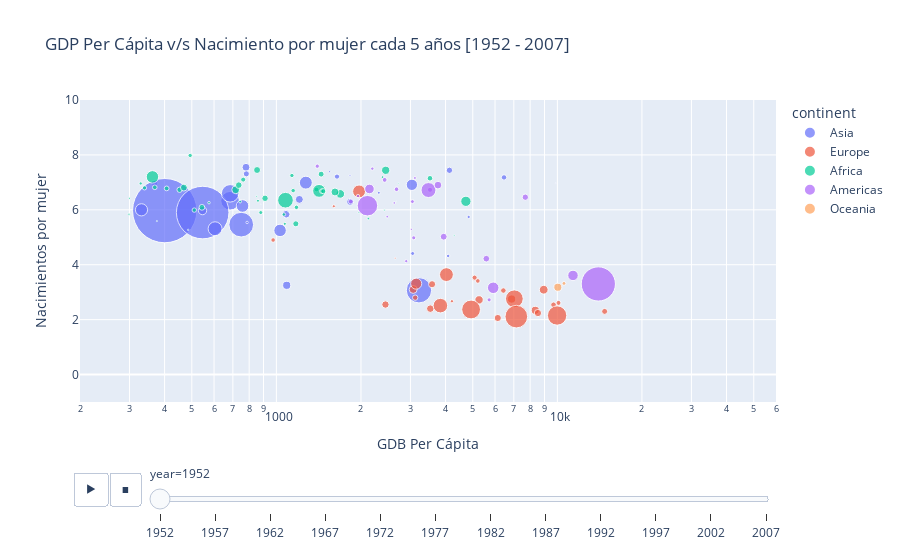

The notebook cell saved with this chart:
### Code cell
px.scatter(df, x="gdpPercap", y= "bornPerwom", animation_frame="year", animation_group="country",
           size="pop", color="continent",hover_name="country", title = 'GDP Per Cápita v/s Nacimiento por mujer cada 5 años [1952 - 2007]',
           log_x=True,
           size_max=70, range_x = [200,60000], range_y=[-1,10],
           labels = {'gdpPercap': 'GDB Per Cápita', 'bornPerwom': 'Nacimientos por mujer'})

### Figure 1 — Plotly figure (JSON) as saved in the notebook; plotly's stock layout.template omitted (floating-point values rounded to 4 significant figures)
{"data": [{"hovertemplate": "<b>%{hovertext}</b><br><br>continent=Asia<br>year=1952<br>GDB Per Cápita=%{x}<br>Nacimientos por mujer=%{y}<br>pop=%{marker.size}<extra></extra>", "hovertext": ["Afghanistan", "Bahrain", "Bangladesh", "Cambodia", "China", "Hong Kong", "India", "Indonesia", "Iran", "Iraq", "Israel", "Japan", "Jordan", "North Korea", "Kuwait", "Lebanon", "Malaysia", "Mongolia", "Myanmar", "Nepal", "Oman", "Pakistan", "Philippines", "Saudi Arabia", "Singapore", "South Korea", "Sri Lanka", "Syria", "Taiwan", "Thailand", "Vietnam", "Yemen"], "ids": ["Afghanistan", "Bahrain", "Bangladesh", "Cambodia", "China", "Hong Kong", "India", "Indonesia", "Iran", "Iraq", "Israel", "Japan", "Jordan", "North Korea", "Kuwait", "Lebanon", "Malaysia", "Mongolia", "Myanmar", "Nepal", "Oman", "Pakistan", "Philippines", "Saudi Arabia", "Singapore", "South Korea", "Sri Lanka", "Syria", "Taiwan", "Thailand", "Vietnam", "Yemen"], "legendgroup": "Asia", "marker": {"color": "#636efa", "size": [8425333, 120447, 46886859, 4693836, 556263528, 2125900, 372000000, 82052000, 17272000, 5441766, 1620914, 86459025, 607914, 8865488, 160000, 1439529, 6748378, 800663, 20092996, 9182536, 507833, 41346560, 22438691, 4005677, 1127000, 20947571, 7982342, 3661549, 8550362, 21289402, 26246839, 4963829], "sizemode": "area", "sizeref": 269100.0, "symbol": "circle"}, "mode": "markers", "name": "Asia", "orientation": "v", "showlegend": true, "type": "scatter", "x": [779.4, 9867.0, 684.2, 368.5, 400.4, 3054.0, 546.6, 749.7, 3035.0, 4130.0, 4087.0, 3217.0, 1547.0, 1088.0, 108400.0, 4835.0, 1831.0, 786.6, 331, 545.9, 1828.0, 684.6, 1273.0, 6460.0, 2315.0, 1031.0, 1084.0, 1643.0, 1207.0, 757.8, 605.1, 781.7], "xaxis": "x", "y": [7.55, 6.97, 6.33, 6.95, 5.97, 4.41, 5.9, 5.46, 6.91, 7.44, 4.32, 3.07, 7.39, 3.25, 7.21, 5.74, 6.29, 5.54, 6, 5.97, 7.25, 6.6, 6.99, 7.18, 6.62, 5.25, 5.84, 7.21, 6.38, 6.14, 5.31, 7.31], "yaxis": "y"}, {"hovertemplate": "<b>%{hovertext}</b><br><br>continent=Europe<br>year=1952<br>GDB Per Cápita=%{x}<br>Nacimientos por mujer=%{y}<br>pop=%{marker.size}<extra></extra>", "hovertext": ["Albania", "Austria", "Belgium", "Bosnia and Herzegovina", "Bulgaria", "Croatia", "Czech Republic", "Denmark", "Finland", "France", "Germany", "Greece", "Hungary", "Iceland", "Ireland", "Italy", "Montenegro", "Netherlands", "Norway", "Poland", "Portugal", "Romania", "Serbia", "Slovak Republic", "Slovenia", "Spain", "Sweden", "Switzerland", "Turkey", "United Kingdom"], "ids": ["Albania", "Austria", "Belgium", "Bosnia and Herzegovina", "Bulgaria", "Croatia", "Czech Republic", "Denmark", "Finland", "France", "Germany", "Greece", "Hungary", "Iceland", "Ireland", "Italy", "Montenegro", "Netherlands", "Norway", "Poland", "Portugal", "Romania", "Serbia", "Slovak Republic", "Slovenia", "Spain", "Sweden", "Switzerland", "Turkey", "United Kingdom"], "legendgroup": "Europe", "marker": {"color": "#EF553B", "size": [1282697, 6927772, 8730405, 2791000, 7274900, 3882229, 9125183, 4334000, 4090500, 42459667, 69145952, 7733250, 9504000, 147962, 2952156, 47666000, 413834, 10381988, 3327728, 25730551, 8526050, 16630000, 6860147, 3558137, 1489518, 28549870, 7124673, 4815000, 22235677, 50430000], "sizemode": "area", "sizeref": 269100.0, "symbol": "circle"}, "mode": "markers", "name": "Europe", "orientation": "v", "showlegend": true, "type": "scatter", "x": [1601.0, 6137.0, 8343.0, 973.5, 2444.0, 3119.0, 6876.0, 9692.0, 6425.0, 7030.0, 7144.0, 3531.0, 5264.0, 7268.0, 5210.0, 4931.0, 2648.0, 8942.0, 10100.0, 4029.0, 3068.0, 3145.0, 3581.0, 5075.0, 4215.0, 3834.0, 8528.0, 14730.0, 1969.0, 9980.0], "xaxis": "x", "y": [6.13, 2.06, 2.34, 4.9, 2.55, 2.8, 2.75, 2.54, 3.06, 2.76, 2.11, 2.4, 2.72, 3.82, 3.41, 2.37, 4.24, 3.09, 2.61, 3.64, 3.1, 3.31, 3.29, 3.53, 2.67, 2.51, 2.24, 2.3, 6.67, 2.15], "yaxis": "y"}, {"hovertemplate": "<b>%{hovertext}</b><br><br>continent=Africa<br>year=1952<br>GDB Per Cápita=%{x}<br>Nacimientos por mujer=%{y}<br>pop=%{marker.size}<extra></extra>", "hovertext": ["Algeria", "Angola", "Benin", "Botswana", "Burkina Faso", "Burundi", "Cameroon", "Central African Republic", "Chad", "Comoros", "Rep.Congo", "Cote d'Ivoire", "Djibouti", "Egypt", "Equatorial Guinea", "Eritrea", "Ethiopia", "Gabon", "Gambia", "Ghana", "Guinea", "Guinea+AC0-Bissau", "Kenya", "Lesotho", "Liberia", "Libya", "Madagascar", "Malawi", "Mali", "Mauritania", "Mauritius", "Morocco", "Mozambique", "Namibia", "Niger", "Nigeria", "Reunion", "Rwanda", "Sao Tome and Principe", "Senegal", "Sierra Leone", "Somalia", "South Africa", "Sudan", "Swaziland", "Tanzania", "Togo", "Tunisia", "Uganda", "Zambia", "Zimbabwe"], "ids": ["Algeria", "Angola", "Benin", "Botswana", "Burkina Faso", "Burundi", "Cameroon", "Central African Republic", "Chad", "Comoros", "Rep.Congo", "Cote d'Ivoire", "Djibouti", "Egypt", "Equatorial Guinea", "Eritrea", "Ethiopia", "Gabon", "Gambia", "Ghana", "Guinea", "Guinea+AC0-Bissau", "Kenya", "Lesotho", "Liberia", "Libya", "Madagascar", "Malawi", "Mali", "Mauritania", "Mauritius", "Morocco", "Mozambique", "Namibia", "Niger", "Nigeria", "Reunion", "Rwanda", "Sao Tome and Principe", "Senegal", "Sierra Leone", "Somalia", "South Africa", "Sudan", "Swaziland", "Tanzania", "Togo", "Tunisia", "Uganda", "Zambia", "Zimbabwe"], "legendgroup": "Africa", "marker": {"color": "#00cc96", "size": [9279525, 4232095, 1738315, 442308, 4469979, 2445618, 5009067, 1291695, 2682462, 153936, 854885, 2977019, 63149, 22223309, 216964, 1438760, 20860941, 420702, 284320, 5581001, 2664249, 580653, 6464046, 748747, 863308, 1019729, 4762912, 2917802, 3838168, 1022556, 516556, 9939217, 6446316, 485831, 3379468, 33119096, 257700, 2534927, 60011, 2755589, 2143249, 2526994, 14264935, 8504667, 290243, 8322925, 1219113, 3647735, 5824797, 2672000, 3080907], "sizemode": "area", "sizeref": 269100.0, "symbol": "circle"}, "mode": "markers", "name": "Africa", "orientation": "v", "showlegend": true, "type": "scatter", "x": [2449.0, 3521.0, 1063.0, 851.2, 543.3, 339.3, 1173.0, 1071.0, 1179.0, 1103.0, 2126.0, 1389.0, 2670.0, 1419.0, 375.6, 328.9, 362.1, 4293.0, 485.2, 911.3, 510.2, 299.9, 853.5, 298.8, 575.6, 2388.0, 1443.0, 369.2, 452.3, 743.1, 1968.0, 1688.0, 468.5, 2424.0, 761.9, 1077.0, 2719.0, 493.3, 879.6, 1450.0, 879.8, 1136.0, 4725.0, 1616.0, 1148.0, 716.7, 859.8, 1468.0, 734.8, 1147.0, 406.9], "xaxis": "x", "y": [7.44, 7.15, 5.83, 6.49, 6.09, 6.8, 5.49, 5.49, 6.09, 5.93, 5.68, 6.74, 6.31, 6.69, 5.59, 6.96, 7.2, 5.07, 5.27, 6.42, 5.99, 6.42, 7.45, 5.84, 6.26, 7.19, 7.3, 6.82, 6.73, 6.3, 5.9, 6.58, 6.81, 5.99, 7.1, 6.35, 6.97, 7.98, 6.2, 6.68, 5.9, 7.25, 6.31, 6.65, 6.7, 6.73, 6.33, 6.68, 6.9, 6.7, 6.78], "yaxis": "y"}, {"hovertemplate": "<b>%{hovertext}</b><br><br>continent=Americas<br>year=1952<br>GDB Per Cápita=%{x}<br>Nacimientos por mujer=%{y}<br>pop=%{marker.size}<extra></extra>", "hovertext": ["Argentina", "Bolivia", "Brazil", "Canada", "Chile", "Colombia", "Costa Rica", "Cuba", "Dominican Republic", "Ecuador", "El Salvador", "Guatemala", "Haiti", "Honduras", "Jamaica", "Mexico", "Nicaragua", "Panama", "Paraguay", "Peru", "Puerto Rico", "Trinidad and Tobago", "United States", "Uruguay", "Venezuela"], "ids": ["Argentina", "Bolivia", "Brazil", "Canada", "Chile", "Colombia", "Costa Rica", "Cuba", "Dominican Republic", "Ecuador", "El Salvador", "Guatemala", "Haiti", "Honduras", "Jamaica", "Mexico", "Nicaragua", "Panama", "Paraguay", "Peru", "Puerto Rico", "Trinidad and Tobago", "United States", "Uruguay", "Venezuela"], "legendgroup": "Americas", "marker": {"color": "#ab63fa", "size": [17876956, 2883315, 56602560, 14785584, 6377619, 12350771, 926317, 6007797, 2491346, 3548753, 2042865, 3146381, 3201488, 1517453, 1426095, 30144317, 1165790, 940080, 1555876, 8025700, 2227000, 662850, 157553000, 2252965, 5439568], "sizemode": "area", "sizeref": 269100.0, "symbol": "circle"}, "mode": "markers", "name": "Americas", "orientation": "v", "showlegend": true, "type": "scatter", "x": [5911.0, 2677.0, 2109.0, 11370.0, 3940.0, 2144.0, 2627.0, 5587.0, 1398.0, 3522.0, 3048.0, 2428.0, 1840.0, 2195.0, 2899.0, 3478.0, 3112.0, 2480.0, 1952.0, 3759.0, 3082.0, 3023.0, 13990.0, 5717.0, 7690.0], "xaxis": "x", "y": [3.16, 6.75, 6.15, 3.61, 5.02, 6.76, 6.25, 4.22, 7.59, 6.73, 6.3, 7.09, 6.3, 7.5, 4.13, 6.72, 7.16, 5.75, 6.5, 6.9, 4.98, 5.29, 3.3, 2.72, 6.46], "yaxis": "y"}, {"hovertemplate": "<b>%{hovertext}</b><br><br>continent=Oceania<br>year=1952<br>GDB Per Cápita=%{x}<br>Nacimientos por mujer=%{y}<br>pop=%{marker.size}<extra></extra>", "hovertext": ["Australia", "New Zealand"], "ids": ["Australia", "New Zealand"], "legendgroup": "Oceania", "marker": {"color": "#FFA15A", "size": [8691212, 1994794], "sizemode": "area", "sizeref": 269100.0, "symbol": "circle"}, "mode": "markers", "name": "Oceania", "orientation": "v", "showlegend": true, "type": "scatter", "x": [10040.0, 10560.0], "xaxis": "x", "y": [3.18, 3.32], "yaxis": "y"}], "layout": {"legend": {"itemsizing": "constant", "title": {"text": "continent"}, "tracegroupgap": 0}, "sliders": [{"active": 0, "currentvalue": {"prefix": "year="}, "len": 0.9, "pad": {"b": 10, "t": 60}, "steps": [{"args": [["1952"], {"frame": {"duration": 0, "redraw": false}, "fromcurrent": true, "mode": "immediate", "transition": {"duration": 0, "easing": "linear"}}], "label": "1952", "method": "animate"}, {"args": [["1957"], {"frame": {"duration": 0, "redraw": false}, "fromcurrent": true, "mode": "immediate", "transition": {"duration": 0, "easing": "linear"}}], "label": "1957", "method": "animate"}, {"args": [["1962"], {"frame": {"duration": 0, "redraw": false}, "fromcurrent": true, "mode": "immediate", "transition": {"duration": 0, "easing": "linear"}}], "label": "1962", "method": "animate"}, {"args": [["1967"], {"frame": {"duration": 0, "redraw": false}, "fromcurrent": true, "mode": "immediate", "transition": {"duration": 0, "easing": "linear"}}], "label": "1967", "method": "animate"}, {"args": [["1972"], {"frame": {"duration": 0, "redraw": false}, "fromcurrent": true, "mode": "immediate", "transition": {"duration": 0, "easing": "linear"}}], "label": "1972", "method": "animate"}, {"args": [["1977"], {"frame": {"duration": 0, "redraw": false}, "fromcurrent": true, "mode": "immediate", "transition": {"duration": 0, "easing": "linear"}}], "label": "1977", "method": "animate"}, {"args": [["1982"], {"frame": {"duration": 0, "redraw": false}, "fromcurrent": true, "mode": "immediate", "transition": {"duration": 0, "easing": "linear"}}], "label": "1982", "method": "animate"}, {"args": [["1987"], {"frame": {"duration": 0, "redraw": false}, "fromcurrent": true, "mode": "immediate", "transition": {"duration": 0, "easing": "linear"}}], "label": "1987", "method": "animate"}, {"args": [["1992"], {"frame": {"duration": 0, "redraw": false}, "fromcurrent": true, "mode": "immediate", "transition": {"duration": 0, "easing": "linear"}}], "label": "1992", "method": "animate"}, {"args": [["1997"], {"frame": {"duration": 0, "redraw": false}, "fromcurrent": true, "mode": "immediate", "transition": {"duration": 0, "easing": "linear"}}], "label": "1997", "method": "animate"}, {"args": [["2002"], {"frame": {"duration": 0, "redraw": false}, "fromcurrent": true, "mode": "immediate", "transition": {"duration": 0, "easing": "linear"}}], "label": "2002", "method": "animate"}, {"args": [["2007"], {"frame": {"duration": 0, "redraw": false}, "fromcurrent": true, "mode": "immediate", "transition": {"duration": 0, "easing": "linear"}}], "label": "2007", "method": "animate"}], "x": 0.1, "xanchor": "left", "y": 0, "yanchor": "top"}], "title": {"text": "GDP Per Cápita v/s Nacimiento por mujer cada 5 años [1952 - 2007]"}, "updatemenus": [{"buttons": [{"args": [null, {"frame": {"duration": 500, "redraw": false}, "fromcurrent": true, "mode": "immediate", "transition": {"duration": 500, "easing": "linear"}}], "label": "&#9654;", "method": "animate"}, {"args": [[null], {"frame": {"duration": 0, "redraw": false}, "fromcurrent": true, "mode": "immediate", "transition": {"duration": 0, "easing": "linear"}}], "label": "&#9724;", "method": "animate"}], "direction": "left", "pad": {"r": 10, "t": 70}, "showactive": false, "type": "buttons", "x": 0.1, "xanchor": "right", "y": 0, "yanchor": "top"}], "xaxis": {"anchor": "y", "domain": [0, 1], "range": [2.301, 4.778], "title": {"text": "GDB Per Cápita"}, "type": "log"}, "yaxis": {"anchor": "x", "domain": [0, 1], "range": [-1, 10], "title": {"text": "Nacimientos por mujer"}}}}
